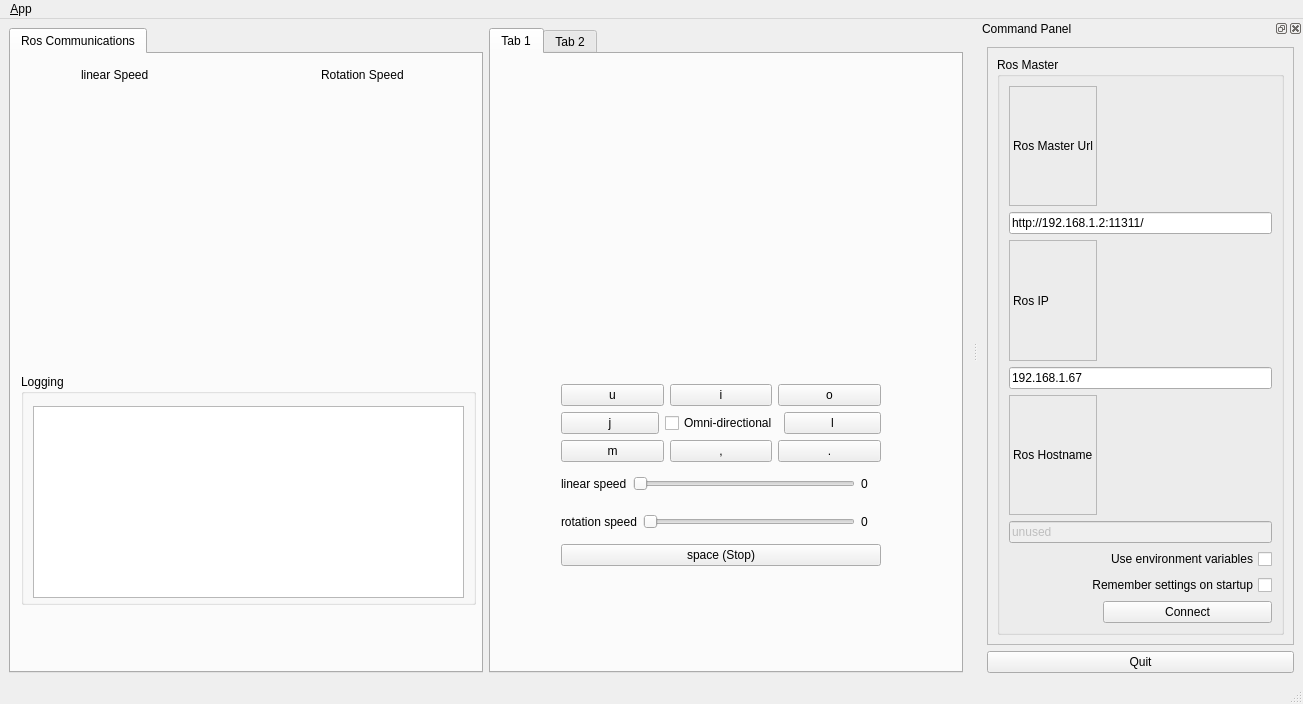
<?xml version="1.0" encoding="UTF-8"?>
<ui version="4.0">
 <class>MainWindowDesign</class>
 <widget class="QMainWindow" name="MainWindowDesign">
  <property name="geometry">
   <rect>
    <x>0</x>
    <y>0</y>
    <width>1303</width>
    <height>704</height>
   </rect>
  </property>
  <property name="windowTitle">
   <string>QRosApp</string>
  </property>
  <property name="windowIcon">
   <iconset resource="../resources/images.qrc">
    <normaloff>:/images/icon.png</normaloff>:/images/icon.png</iconset>
  </property>
  <property name="locale">
   <locale language="English" country="Australia"/>
  </property>
  <widget class="QWidget" name="centralwidget">
   <layout class="QGridLayout" name="gridLayout_2">
    <item row="0" column="0">
     <widget class="QTabWidget" name="tab_manager">
      <property name="minimumSize">
       <size>
        <width>100</width>
        <height>0</height>
       </size>
      </property>
      <property name="locale">
       <locale language="English" country="Australia"/>
      </property>
      <property name="currentIndex">
       <number>0</number>
      </property>
      <widget class="QWidget" name="tab_status">
       <attribute name="title">
        <string>Ros Communications</string>
       </attribute>
       <widget class="QGroupBox" name="groupBox_12">
        <property name="geometry">
         <rect>
          <x>10</x>
          <y>320</y>
          <width>455</width>
          <height>231</height>
         </rect>
        </property>
        <property name="sizePolicy">
         <sizepolicy hsizetype="MinimumExpanding" vsizetype="Preferred">
          <horstretch>0</horstretch>
          <verstretch>0</verstretch>
         </sizepolicy>
        </property>
        <property name="title">
         <string>Logging</string>
        </property>
        <widget class="QListView" name="view_logging">
         <property name="geometry">
          <rect>
           <x>12</x>
           <y>32</y>
           <width>431</width>
           <height>192</height>
          </rect>
         </property>
        </widget>
       </widget>
       <widget class="QLabel" name="label_6">
        <property name="geometry">
         <rect>
          <x>70</x>
          <y>10</y>
          <width>91</width>
          <height>21</height>
         </rect>
        </property>
        <property name="text">
         <string>linear Speed</string>
        </property>
       </widget>
       <widget class="QLabel" name="label_7">
        <property name="geometry">
         <rect>
          <x>310</x>
          <y>10</y>
          <width>111</width>
          <height>21</height>
         </rect>
        </property>
        <property name="text">
         <string>Rotation Speed</string>
        </property>
       </widget>
       <widget class="QWidget" name="">
        <property name="geometry">
         <rect>
          <x>10</x>
          <y>40</y>
          <width>451</width>
          <height>261</height>
         </rect>
        </property>
        <layout class="QHBoxLayout" name="horizontalLayout_5">
         <item>
          <widget class="QWidget" name="widget_linear_speed" native="true"/>
         </item>
         <item>
          <widget class="QWidget" name="widget_rot_speed" native="true"/>
         </item>
        </layout>
       </widget>
      </widget>
     </widget>
    </item>
    <item row="0" column="1">
     <widget class="QTabWidget" name="tabWidget_2">
      <property name="minimumSize">
       <size>
        <width>0</width>
        <height>0</height>
       </size>
      </property>
      <property name="currentIndex">
       <number>0</number>
      </property>
      <widget class="QWidget" name="tab_5">
       <attribute name="title">
        <string>Tab 1</string>
       </attribute>
       <widget class="QWidget" name="layoutWidget">
        <property name="geometry">
         <rect>
          <x>70</x>
          <y>330</y>
          <width>320</width>
          <height>182</height>
         </rect>
        </property>
        <layout class="QVBoxLayout" name="keyboard">
         <item>
          <layout class="QVBoxLayout" name="verticalLayout_6">
           <item>
            <layout class="QHBoxLayout" name="horizontalLayout">
             <item>
              <widget class="QPushButton" name="pushButton_u">
               <property name="text">
                <string>u</string>
               </property>
               <property name="shortcut">
                <string>U</string>
               </property>
              </widget>
             </item>
             <item>
              <widget class="QPushButton" name="pushButton_i">
               <property name="text">
                <string>i</string>
               </property>
               <property name="shortcut">
                <string>I</string>
               </property>
              </widget>
             </item>
             <item>
              <widget class="QPushButton" name="pushButton_o">
               <property name="text">
                <string>o</string>
               </property>
               <property name="shortcut">
                <string>O</string>
               </property>
              </widget>
             </item>
            </layout>
           </item>
           <item>
            <layout class="QVBoxLayout" name="verticalLayout_5">
             <item>
              <layout class="QHBoxLayout" name="horizontalLayout_2">
               <item>
                <widget class="QPushButton" name="pushButton_j">
                 <property name="text">
                  <string>j</string>
                 </property>
                 <property name="shortcut">
                  <string>J</string>
                 </property>
                </widget>
               </item>
               <item>
                <widget class="QCheckBox" name="checkbox_omni">
                 <property name="text">
                  <string>Omni-directional</string>
                 </property>
                </widget>
               </item>
               <item>
                <widget class="QPushButton" name="pushButton_l">
                 <property name="text">
                  <string>l</string>
                 </property>
                 <property name="shortcut">
                  <string>L</string>
                 </property>
                </widget>
               </item>
              </layout>
             </item>
             <item>
              <layout class="QHBoxLayout" name="horizontalLayout_3">
               <item>
                <widget class="QPushButton" name="pushButton_m">
                 <property name="text">
                  <string>m</string>
                 </property>
                 <property name="shortcut">
                  <string>M</string>
                 </property>
                </widget>
               </item>
               <item>
                <widget class="QPushButton" name="pushButton_13">
                 <property name="text">
                  <string>,</string>
                 </property>
                 <property name="shortcut">
                  <string>,</string>
                 </property>
                </widget>
               </item>
               <item>
                <widget class="QPushButton" name="pushButton_14">
                 <property name="text">
                  <string>.</string>
                 </property>
                 <property name="shortcut">
                  <string>.</string>
                 </property>
                </widget>
               </item>
              </layout>
             </item>
            </layout>
           </item>
          </layout>
         </item>
         <item>
          <layout class="QVBoxLayout" name="verticalLayout_4">
           <item>
            <layout class="QHBoxLayout" name="horizontalLayout_4">
             <item>
              <widget class="QLabel" name="label_4">
               <property name="text">
                <string>linear speed</string>
               </property>
              </widget>
             </item>
             <item>
              <widget class="QSlider" name="horizontalSlider_linear">
               <property name="orientation">
                <enum>Qt::Horizontal</enum>
               </property>
              </widget>
             </item>
             <item>
              <widget class="QLabel" name="label_linear">
               <property name="minimumSize">
                <size>
                 <width>20</width>
                 <height>0</height>
                </size>
               </property>
               <property name="text">
                <string>0</string>
               </property>
              </widget>
             </item>
            </layout>
           </item>
           <item>
            <layout class="QHBoxLayout" name="horizontalLayout_rot">
             <item>
              <widget class="QLabel" name="label_5">
               <property name="text">
                <string>rotation speed</string>
               </property>
              </widget>
             </item>
             <item>
              <widget class="QSlider" name="horizontalSlider_rot">
               <property name="orientation">
                <enum>Qt::Horizontal</enum>
               </property>
              </widget>
             </item>
             <item>
              <widget class="QLabel" name="label_rot">
               <property name="minimumSize">
                <size>
                 <width>20</width>
                 <height>0</height>
                </size>
               </property>
               <property name="text">
                <string>0</string>
               </property>
              </widget>
             </item>
            </layout>
           </item>
           <item>
            <widget class="QPushButton" name="pushButton_space">
             <property name="text">
              <string>space (Stop)</string>
             </property>
             <property name="shortcut">
              <string>Space</string>
             </property>
            </widget>
           </item>
          </layout>
         </item>
        </layout>
       </widget>
      </widget>
      <widget class="QWidget" name="tab_6">
       <attribute name="title">
        <string>Tab 2</string>
       </attribute>
      </widget>
     </widget>
    </item>
   </layout>
  </widget>
  <widget class="QMenuBar" name="menubar">
   <property name="geometry">
    <rect>
     <x>0</x>
     <y>0</y>
     <width>1303</width>
     <height>22</height>
    </rect>
   </property>
   <widget class="QMenu" name="menu_File">
    <property name="title">
     <string>&amp;App</string>
    </property>
    <addaction name="action_Preferences"/>
    <addaction name="separator"/>
    <addaction name="actionAbout"/>
    <addaction name="actionAbout_Qt"/>
    <addaction name="separator"/>
    <addaction name="action_Quit"/>
   </widget>
   <addaction name="menu_File"/>
  </widget>
  <widget class="QStatusBar" name="statusbar"/>
  <widget class="QDockWidget" name="dock_status">
   <property name="sizePolicy">
    <sizepolicy hsizetype="Minimum" vsizetype="Preferred">
     <horstretch>0</horstretch>
     <verstretch>0</verstretch>
    </sizepolicy>
   </property>
   <property name="minimumSize">
    <size>
     <width>325</width>
     <height>444</height>
    </size>
   </property>
   <property name="allowedAreas">
    <set>Qt::RightDockWidgetArea</set>
   </property>
   <property name="windowTitle">
    <string>Command Panel</string>
   </property>
   <attribute name="dockWidgetArea">
    <number>2</number>
   </attribute>
   <widget class="QWidget" name="dockWidgetContents_2">
    <layout class="QVBoxLayout" name="verticalLayout">
     <item>
      <widget class="QFrame" name="frame">
       <property name="sizePolicy">
        <sizepolicy hsizetype="Minimum" vsizetype="Preferred">
         <horstretch>0</horstretch>
         <verstretch>0</verstretch>
        </sizepolicy>
       </property>
       <property name="frameShape">
        <enum>QFrame::StyledPanel</enum>
       </property>
       <property name="frameShadow">
        <enum>QFrame::Raised</enum>
       </property>
       <layout class="QVBoxLayout" name="verticalLayout_3">
        <item>
         <widget class="QGroupBox" name="groupBox">
          <property name="title">
           <string>Ros Master</string>
          </property>
          <layout class="QGridLayout" name="gridLayout">
           <item row="0" column="0">
            <widget class="QLabel" name="label">
             <property name="frameShape">
              <enum>QFrame::StyledPanel</enum>
             </property>
             <property name="frameShadow">
              <enum>QFrame::Raised</enum>
             </property>
             <property name="text">
              <string>Ros Master Url</string>
             </property>
            </widget>
           </item>
           <item row="1" column="0" colspan="2">
            <widget class="QLineEdit" name="line_edit_master">
             <property name="text">
              <string>http://192.168.1.2:11311/</string>
             </property>
            </widget>
           </item>
           <item row="2" column="0">
            <widget class="QLabel" name="label_2">
             <property name="frameShape">
              <enum>QFrame::StyledPanel</enum>
             </property>
             <property name="frameShadow">
              <enum>QFrame::Raised</enum>
             </property>
             <property name="text">
              <string>Ros IP</string>
             </property>
            </widget>
           </item>
           <item row="3" column="0" colspan="2">
            <widget class="QLineEdit" name="line_edit_host">
             <property name="text">
              <string>192.168.1.67</string>
             </property>
            </widget>
           </item>
           <item row="4" column="0">
            <widget class="QLabel" name="label_3">
             <property name="frameShape">
              <enum>QFrame::StyledPanel</enum>
             </property>
             <property name="frameShadow">
              <enum>QFrame::Raised</enum>
             </property>
             <property name="text">
              <string>Ros Hostname</string>
             </property>
            </widget>
           </item>
           <item row="5" column="0" colspan="2">
            <widget class="QLineEdit" name="line_edit_topic">
             <property name="enabled">
              <bool>false</bool>
             </property>
             <property name="text">
              <string>unused</string>
             </property>
            </widget>
           </item>
           <item row="6" column="0" colspan="2">
            <widget class="QCheckBox" name="checkbox_use_environment">
             <property name="layoutDirection">
              <enum>Qt::RightToLeft</enum>
             </property>
             <property name="text">
              <string>Use environment variables</string>
             </property>
            </widget>
           </item>
           <item row="7" column="0" colspan="2">
            <widget class="QCheckBox" name="checkbox_remember_settings">
             <property name="layoutDirection">
              <enum>Qt::RightToLeft</enum>
             </property>
             <property name="text">
              <string>Remember settings on startup</string>
             </property>
            </widget>
           </item>
           <item row="8" column="1">
            <widget class="QPushButton" name="button_connect">
             <property name="enabled">
              <bool>true</bool>
             </property>
             <property name="sizePolicy">
              <sizepolicy hsizetype="MinimumExpanding" vsizetype="Fixed">
               <horstretch>0</horstretch>
               <verstretch>0</verstretch>
              </sizepolicy>
             </property>
             <property name="toolTip">
              <string>Set the target to the current joint trajectory state.</string>
             </property>
             <property name="statusTip">
              <string>Clear all waypoints and set the target to the current joint trajectory state.</string>
             </property>
             <property name="text">
              <string>Connect</string>
             </property>
            </widget>
           </item>
          </layout>
         </widget>
        </item>
       </layout>
      </widget>
     </item>
     <item>
      <widget class="QPushButton" name="quit_button">
       <property name="sizePolicy">
        <sizepolicy hsizetype="MinimumExpanding" vsizetype="Fixed">
         <horstretch>0</horstretch>
         <verstretch>0</verstretch>
        </sizepolicy>
       </property>
       <property name="text">
        <string>Quit</string>
       </property>
      </widget>
     </item>
    </layout>
   </widget>
  </widget>
  <action name="action_Quit">
   <property name="text">
    <string>&amp;Quit</string>
   </property>
   <property name="shortcut">
    <string>Ctrl+Q</string>
   </property>
   <property name="shortcutContext">
    <enum>Qt::ApplicationShortcut</enum>
   </property>
  </action>
  <action name="action_Preferences">
   <property name="text">
    <string>&amp;Preferences</string>
   </property>
  </action>
  <action name="actionAbout">
   <property name="text">
    <string>&amp;About</string>
   </property>
  </action>
  <action name="actionAbout_Qt">
   <property name="text">
    <string>About &amp;Qt</string>
   </property>
  </action>
 </widget>
 <resources>
  <include location="../resources/images.qrc"/>
 </resources>
 <connections>
  <connection>
   <sender>action_Quit</sender>
   <signal>triggered()</signal>
   <receiver>MainWindowDesign</receiver>
   <slot>close()</slot>
   <hints>
    <hint type="sourcelabel">
     <x>-1</x>
     <y>-1</y>
    </hint>
    <hint type="destinationlabel">
     <x>399</x>
     <y>299</y>
    </hint>
   </hints>
  </connection>
  <connection>
   <sender>quit_button</sender>
   <signal>clicked()</signal>
   <receiver>MainWindowDesign</receiver>
   <slot>close()</slot>
   <hints>
    <hint type="sourcelabel">
     <x>859</x>
     <y>552</y>
    </hint>
    <hint type="destinationlabel">
     <x>469</x>
     <y>299</y>
    </hint>
   </hints>
  </connection>
 </connections>
</ui>
